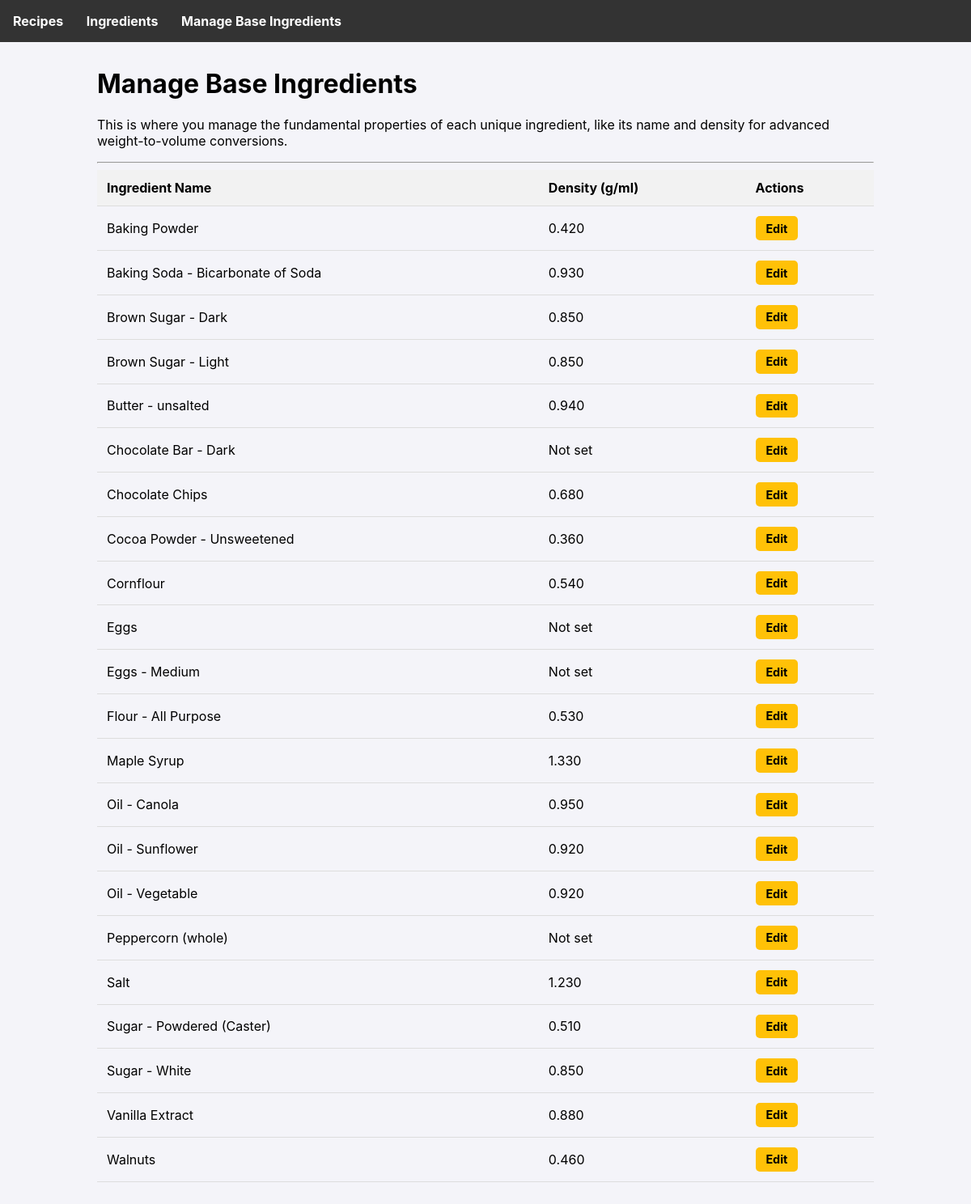
Screenshot of /ingredients/base with the database file from the repository.
### tables this page shows
CREATE TABLE ingredients (
        id INTEGER PRIMARY KEY AUTOINCREMENT,
        name TEXT UNIQUE NOT NULL
    , density_g_ml REAL);

### app.py (the view)
@app.route('/ingredients/base')
def list_base_ingredients():
    db = get_db()
    ingredients = db.execute('SELECT * FROM ingredients ORDER BY name').fetchall()
    return render_template('base_ingredients.html', ingredients=ingredients)

### app.py (called while the page is built)
def get_db():
    if 'db' not in g:
        g.db = sqlite3.connect(DATABASE)
        g.db.row_factory = sqlite3.Row
    return g.db

### templates/base_ingredients.html
{% extends 'base.html' %}
{% block content %}
    <h1>Manage Base Ingredients</h1>
    <p>This is where you manage the fundamental properties of each unique ingredient, like its name and density for advanced weight-to-volume conversions.</p>
    <hr>
    <table>
        <thead>
            <tr>
                <th>Ingredient Name</th>
                <th>Density (g/ml)</th>
                <th>Actions</th>
            </tr>
        </thead>
        <tbody>
            {% for ingredient in ingredients %}
            <tr>
                <td>{{ ingredient.name }}</td>
                <td>{{ '%.3f'|format(ingredient.density_g_ml) if ingredient.density_g_ml else 'Not set' }}</td>
                <td>
                    <a href="{{ url_for('edit_base_ingredient', ingredient_id=ingredient.id) }}" class="button button-yellow button-sm">Edit</a>
                </td>
            </tr>
            {% else %}
            <tr>
                <td colspan="3">No base ingredients found. Add one via a purchase first.</td>
            </tr>
            {% endfor %}
        </tbody>
    </table>
{% endblock %}

### templates/base.html (style rules this page uses)
body { font-family: -apple-system, BlinkMacSystemFont, "Segoe UI", Roboto, "Helvetica Neue", Arial, sans-serif; margin: 0; background-color: #f4f4f9; }
a { color: #007bff; }
table { width: 100%; border-collapse: collapse; }
th, td { padding: 0.75rem; text-align: left; border-bottom: 1px solid #ddd; }
th { background-color: #f2f2f2; }
.button { display: inline-block; padding: 0.5rem 1rem; border-radius: 5px; text-decoration: none; font-weight: bold; border: none; cursor: pointer; text-align: center; }
.button-yellow { background-color: #ffc107; color: black; }
.button-sm { padding: 0.4rem 0.8rem; font-size: 0.9rem; }

### rows the page displays
ingredients: name "Baking Powder", density_g_ml "0.420"
ingredients: name "Baking Soda - Bicarbonate of Soda", density_g_ml "0.930"
ingredients: name "Brown Sugar - Dark", density_g_ml "0.850"
ingredients: name "Brown Sugar - Light", density_g_ml "0.850"
ingredients: name "Butter - unsalted", density_g_ml "0.940"
ingredients: name "Chocolate Bar - Dark", density_g_ml "Not set"
ingredients: name "Chocolate Chips", density_g_ml "0.680"
ingredients: name "Cocoa Powder - Unsweetened", density_g_ml "0.360"
ingredients: name "Cornflour", density_g_ml "0.540"
ingredients: name "Eggs", density_g_ml "Not set"
ingredients: name "Eggs - Medium", density_g_ml "Not set"
ingredients: name "Flour - All Purpose", density_g_ml "0.530"
ingredients: name "Maple Syrup", density_g_ml "1.330"
ingredients: name "Oil - Canola", density_g_ml "0.950"
ingredients: name "Oil - Sunflower", density_g_ml "0.920"
ingredients: name "Oil - Vegetable", density_g_ml "0.920"
ingredients: name "Peppercorn (whole)", density_g_ml "Not set"
ingredients: name "Salt", density_g_ml "1.230"
ingredients: name "Sugar - Powdered (Caster)", density_g_ml "0.510"
ingredients: name "Sugar - White", density_g_ml "0.850"
ingredients: name "Vanilla Extract", density_g_ml "0.880"
ingredients: name "Walnuts", density_g_ml "0.460"
